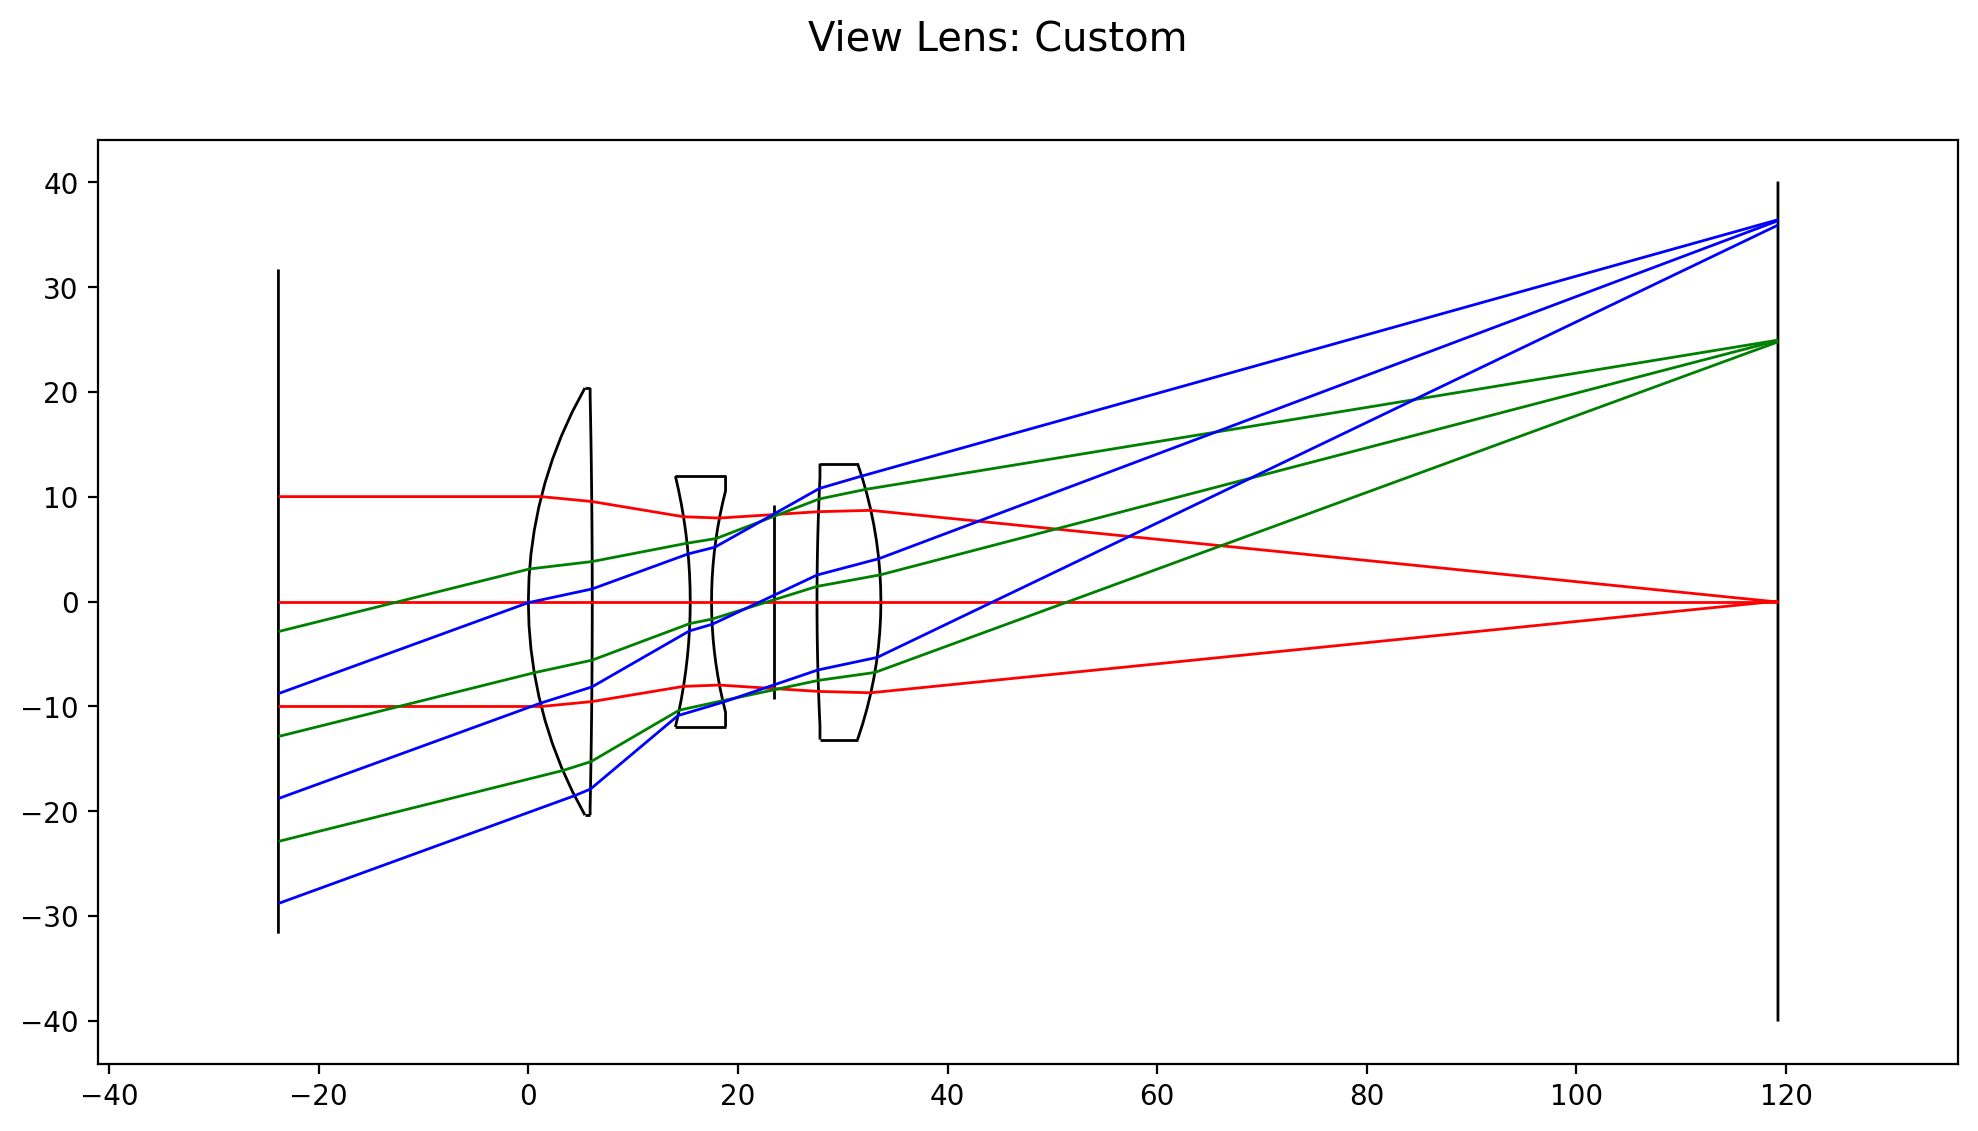

Source code (Python):
#Opticspy provides real ray tracing module, primary lens design module as well as analysis.
#1. Build Lens system by adding surfaces, wavelengths, fields
#2. Trace ray through system, draw lens system
#3. Lens system analysis: spotdiagram and ray aberration plot(Ray fan plot)
#4. Real ray tracing through the system
#5. Lens paraxial information calculation by ABCD matrix module

#Following example shows use opticspy ray tracing module building a F/5 triplet with a max field=20 degree. Also it shows the spotdiagram and ray aberration plot of the system.

#1. Build Lens system by adding surfaces, wavelengths, fields:
#%matplotlib inline
from opticspy.ray_tracing import *
from opticspy.ray_tracing import field, analysis
import os
from utils.plotting import setup_matplotlib_headless, ShowToSavefig, rename_latest_spotdiagram
from utils.plotting import rename_fixed_png

#outputs dir
outdir = os.path.join("out", "examples", "example1")
os.makedirs(outdir, exist_ok=True)
setup_matplotlib_headless()

#setting
New_Lens = lens.Lens(lens_name='Triplet',creator='XF')
New_Lens.FNO = 5
New_Lens.lens_info()

New_Lens.add_wavelength(wl = 656.30)
New_Lens.add_wavelength(wl = 587.60)
New_Lens.add_wavelength(wl = 486.10)
New_Lens.list_wavelengths()

New_Lens.add_field_YAN(angle=0)
New_Lens.add_field_YAN(angle=14)
New_Lens.add_field_YAN(angle=20)
New_Lens.list_fields()

New_Lens.add_surface(number=1,radius=10000000,thickness=1000000,glass='air',output=True)
New_Lens.add_surface(number=2,radius=41.15909,thickness=6.097555 ,glass='S-BSM18_ohara',output=True)
New_Lens.add_surface(number=3,radius=-957.83146,thickness=9.349584,glass='air',output=True)
New_Lens.add_surface(number=4,radius=-51.32104,thickness=2.032518,glass='N-SF2_schott',output=True)
New_Lens.add_surface(number=5,radius=42.37768 ,thickness=5.995929 ,glass='air',output=True)
New_Lens.add_surface(number=6,radius=10000000,thickness=4.065037,glass='air',STO=True,output=True)
New_Lens.add_surface(number=7,radius=247.44562,thickness=6.097555,glass='S-BSM18_ohara',output=True)
New_Lens.add_surface(number=8,radius=-40.04016,thickness=85.593426,glass='air',output=True)
New_Lens.add_surface(number=9,radius=10000000,thickness=0,glass='air',output=True)

#2. Trace ray through system, draw lens system(first do refresh_paraxial function find entrace pupil position):
New_Lens.refresh_paraxial()

dict_list = trace.trace_draw_ray(New_Lens)

# レイアウト図など show 系
draw.draw_system(New_Lens)
newpath = rename_fixed_png(
    "out/opticspy_ray_tracing_draw__draw_system.png",
    outdir,
    tag="example1_"
)

#3. Lens system analysis: spotdiagram and ray aberration plot(Ray fan plot):
#Opticspy provide three kinds of tracing grid:
#In grid type, n = rays go through y axis of entrance pupil
#In circular type, n = ray rings in entrance pupil
#In random type, n = rays go through entrance pupil

# スポット図など固定名系
# ---- grid ----
field.grid_generator(12, grid_type="grid", output=1)
newpath = rename_fixed_png(
    "out/opticspy_ray_tracing_field__grid_generator.png",
    outdir,
    tag="example1_grid_n12"
)

analysis.spotdiagram(New_Lens, [1, 2, 3], [1, 2, 3], n=12, grid_type="grid")
rename_latest_spotdiagram(outdir, tag="example1_spot_grid_n12")

# ---- circular ----
field.grid_generator(6, grid_type="circular", output=1)
newpath = rename_fixed_png(
    "out/opticspy_ray_tracing_field__grid_generator.png",
    outdir,
    tag="example1_circular_n6"
)
analysis.spotdiagram(New_Lens, [1, 2, 3], [1, 2, 3], n=6, grid_type="circular")
rename_latest_spotdiagram(outdir, tag="example1_spot_circular_n6")

# ---- random ----
field.grid_generator(100, grid_type="random", output=1)
newpath = rename_fixed_png(
    "out/opticspy_ray_tracing_field__grid_generator.png",
    outdir,
    tag="example1_random_n100"
)
analysis.spotdiagram(New_Lens, [1, 2, 3], [1, 2, 3], n=100, grid_type="random")
rename_latest_spotdiagram(outdir, tag="example1_spot_random_n100")

# ---- ray fan（plt.show() 系）----
analysis.Ray_fan(New_Lens, [1,2,3], [1,2,3])

newpath = rename_fixed_png(
    "out/opticspy_ray_tracing_analysis__Ray_fan.png",
    outdir,
    tag="example1_"
)

    
#4. Real ray tracing through the system: user could choose different ray positions(relative to entrace pupil), fields and wavelengths to trace. Also user could choose output format, there are ray position output X,Y,Z and ray #direction output K,M,L as well as start and end surface choice:
#First example is tracing one ray in field 2(wavelength 1) go through bottom of entracne pupil(sagittal), output ray postion X,Y,Z, start and end surface use default(all surface):

trace.trace_one_ray(New_Lens,field_num=2,wave_num=1,ray=[0,-1],start=0,end=0,output=True,output_list=['X','Y','Z'])

#Second example is tracing chief ray in field 3(wavelength 2), output ray postion X,Y,Z, start surface 3 and end surface 7:
trace.trace_one_ray(New_Lens,3,2,[0,0],start=3,end=7,output=True,output_list=['X','Y','Z','K','L','M'])

#5. Lens paraxial information calculation by ABCD matrix module: image position, effective focal length, back focal length, entrance pupil position and diameter, exit pupil position, focal length from surface x to y, thickness between 2 surfaces, etc:

New_Lens.image_position()
New_Lens.EFY()
New_Lens.EFY(2,3)
New_Lens.BFL()
New_Lens.EP()
New_Lens.EPD
New_Lens.EX()
New_Lens.OAL(2,7)

# ============================================
# added block: ABCD + principal plane report
# ============================================

from opticspy.ray_tracing.first_order_tools import ABCD_start_end
from abcd_report_fixed import cardinals_air_air

print("\n============================================")
print(" Fixed-style ABCD / Principal plane report ")
print(" (reduced-angle [y, nθ], nd = 587.6 nm)")
print("============================================")

# ABCD from surface 2 to 8 (opticspy reduced-angle)
A, B, C, D = ABCD_start_end(New_Lens, 2, 8)

# ★ 計算は abcd_report_fixed に委譲
f, H, Hp, BFL = cardinals_air_air(A, B, C, D)

print(f"A = {A:.9f}")
print(f"B = {B:.9f}")
print(f"C = {C:.9f}")
print(f"D = {D:.9f}")

print("\n--- Cardinal points ---")
print(f"f'  = {f:.6f} mm")
print(f"H   = {H:.6f} mm  (from surface 2 vertex)")
print(f"H'  = {Hp:.6f} mm (from surface 8 vertex)")
print(f"BFL = {BFL:.6f} mm")

# axial positions
z = 0.0
zpos = {}
for i in range(2, 9):
    zpos[i] = z
    z += New_Lens.surface_list[i-1].thickness

z8 = zpos[8]
z9 = z8 + New_Lens.surface_list[7].thickness
z_img = z8 + BFL

print("\n--- Image plane check ---")
print(f"z8           = {z8:.6f}")
print(f"z9 (recipe)  = {z9:.6f}")
print(f"z8 + BFL     = {z_img:.6f}")
print(f"Δz           = {z9 - z_img:.9e} mm")
